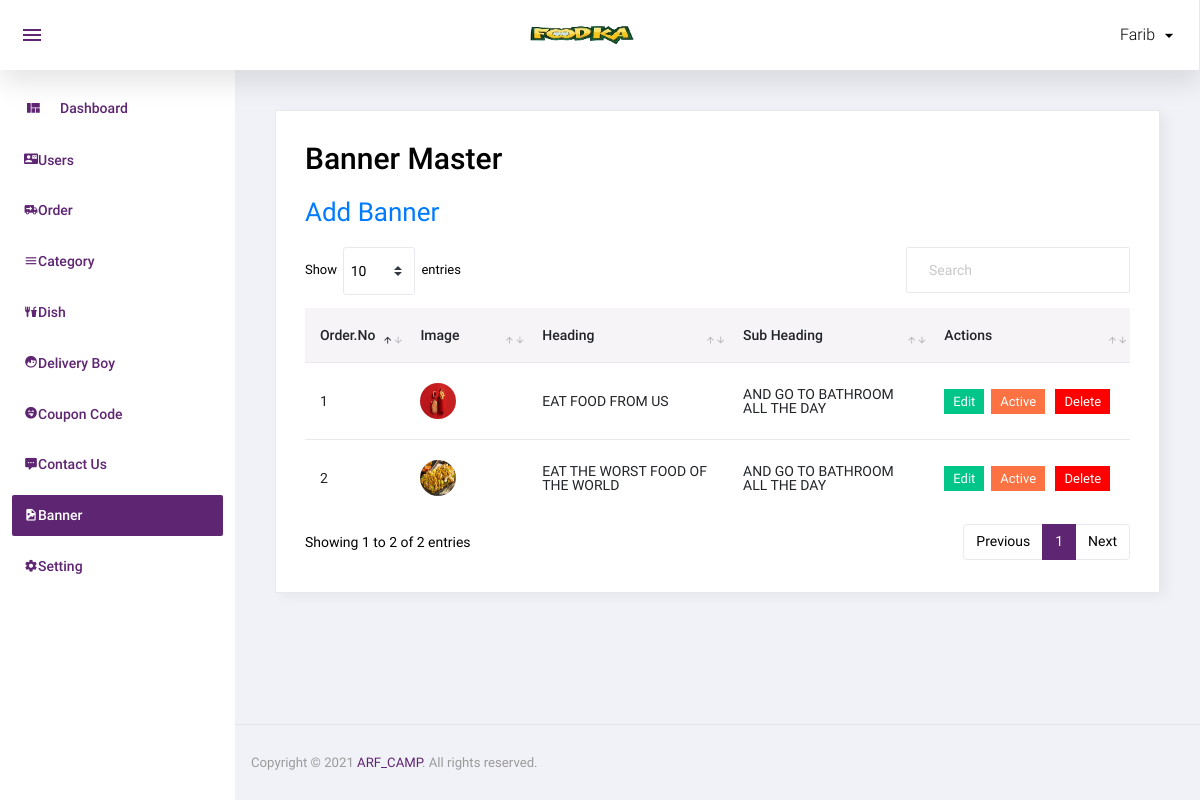
The page /admin/banner.php (signed in) on the database as committed earlier.
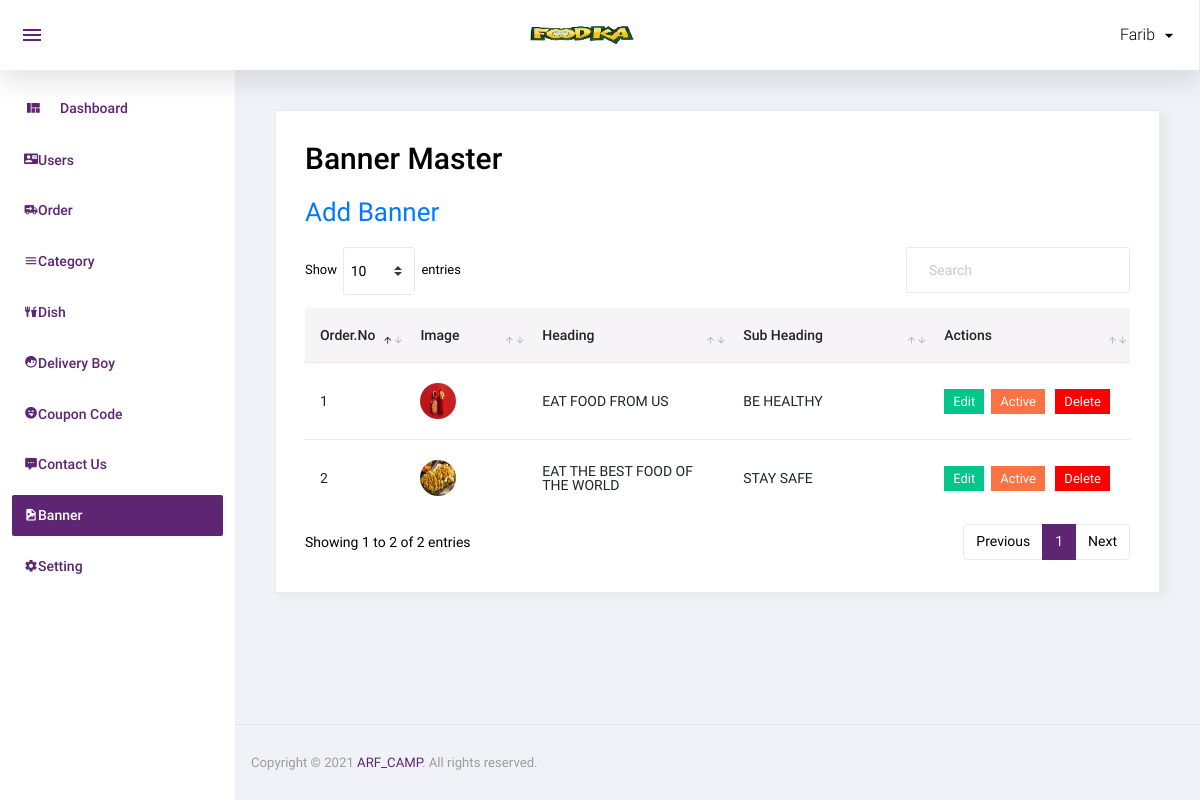
The same page on the database as committed later.
### tables this page shows
CREATE TABLE `banner` (
  `id` int(11) NOT NULL,
  `image` varchar(100) NOT NULL,
  `heading` varchar(500) NOT NULL,
  `sub_heading` varchar(500) NOT NULL,
  `link` varchar(100) NOT NULL,
  `link_txt` varchar(100) NOT NULL,
  `added_on` datetime NOT NULL,
  `status` int(11) NOT NULL,
  `order_number` int(11) NOT NULL
);

### admin/banner.php (the view, shortened to what this page needs)
<?php
include('top.php');
$sql="select * from banner order by order_number";
$res=mysqli_query($con,$sql);
?>
  <div class="card">
            <div class="card-body">
              <h1 class="grid_title">Banner Master</h1>
			  <a href="manage_banner.php" class="add_link">Add Banner</a>
              <div class="row grid_box">
                <div class="col-12">
                  <div class="table-responsive">
                    <table id="order-listing" class="table">
                      <thead>
                        <tr>
                            <th width="10%">Order.No</th>
                            <th width="15%">Image</th>
                            <th width="25%">Heading</th>
                            <th width="25%">Sub Heading</th>
							<th width="25%">Actions</th>
                        </tr>
                      </thead>
                      <tbody>
                        <?php if(mysqli_num_rows($res)>0){
						while($row=mysqli_fetch_assoc($res)){
						?>
						<tr>
                            <td><?php echo $row['order_number']?></td>
                            <td><img src="<?php echo SITE_BANNER_IMAGE.$row['image']?>"/></td>
							<td><?php echo $row['heading']?></td>
							<td><?php echo $row['sub_heading']?></td>
							<td>
								<a href="manage_banner.php?id=<?php echo $row['id']?>"><label class="badge badge-success hand_cursor">Edit</label></a>&nbsp;
								<?php
								if($row['status']==1){
								?>
								<a href="?id=<?php echo $row['id']?>&type=deactive"><label class="badge badge-danger hand_cursor">Active</label></a>
								<?php
								}else{
								?>
								<a href="?id=<?php echo $row['id']?>&type=active"><label class="badge badge-info hand_cursor">Deactive</label></a>
								<?php
								}
								?>
								<a href="?id=<?php echo $row['id']?>&type=delete"><label class="badge badge-danger delete_red hand_cursor">Delete</label></a>
							</td>
                        </tr>
                        <?php
						} } else { ?>
						<tr>
							<td colspan="5">No data found</td>
						</tr>
						<?php } ?>
                      </tbody>
                    </table>
                  </div>
				</div>
              </div>
            </div>
          </div>
<?php include('footer.php');?>

Rows that differ between the two databases and show on the page:
changed banner "EAT FOOD FROM US": sub_heading "AND GO TO BATHROOM ALL THE DAY" → "BE HEALTHY"
changed banner: heading "EAT THE WORST FOOD OF THE WORLD" → "EAT THE BEST FOOD OF THE WORLD"; sub_heading "AND GO TO BATHROOM ALL THE DAY" → "STAY SAFE"
